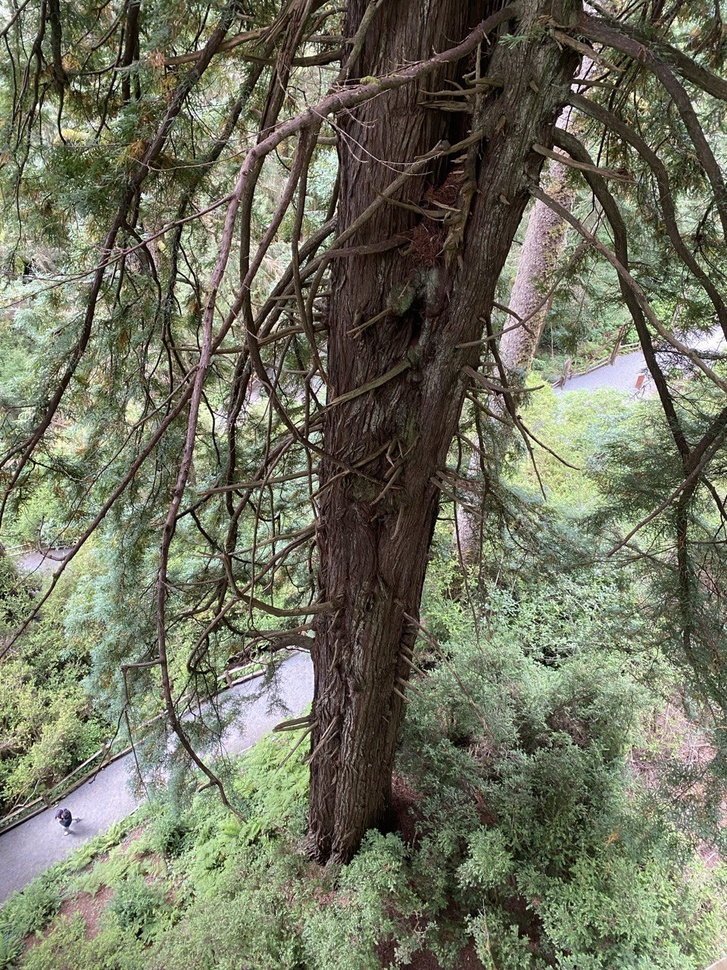
#> input picture data/greenery/image_1.jpg, 727 x 970 px, shrunk from 960 x 1280 before the run, found by its file name
$ jupyter execute --allow-errors trunk_enhance.ipynb
#> lines starting #> are read from the running program, lines starting #| are printed output that depends on the picture
**Trunk enhancement**

We are going to enhance the trunks in the images. We are having two images.<br>
Let's see the two images first.

[cell 1]
#importing libraries
import cv2
import matplotlib.pyplot as plt
import numpy as np

[cell 2]
image_1 = plt.imread(r"E:\Learning_skills\Computer_vision\data\greenery\image_1.jpg")
#> image_1 is the input picture: shape (970, 727, 3); mean R, G, B 111, 113, 93.9
image_2 = plt.imread(r"E:\Learning_skills\Computer_vision\data\greenery\image_2.jpg")
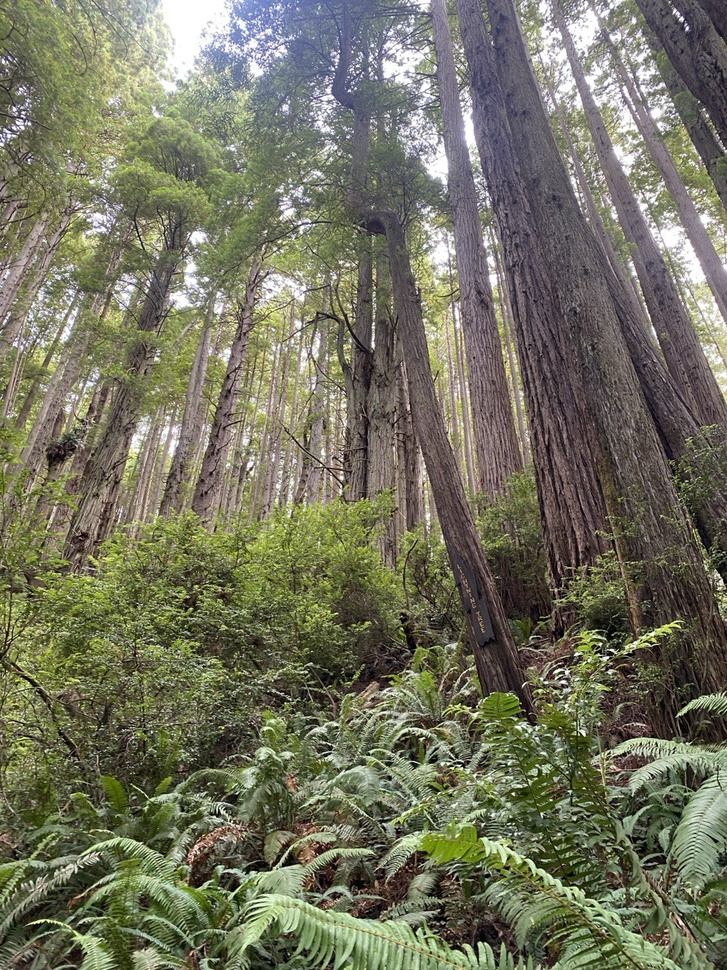
#> input picture data/greenery/image_2.jpg, 727 x 970 px, shrunk from 960 x 1280 before the run, found by its file name
#> image_2 is the input picture: shape (970, 727, 3); mean R, G, B 114.8, 115, 95.2

#Plotting the images
plt.subplot(1, 2, 1)
plt.imshow(image_1)
plt.title('Image 1')
plt.axis('off')

plt.subplot(1, 2, 2)
plt.imshow(image_2)
plt.title('Image 2')
plt.axis('off')

plt.show()
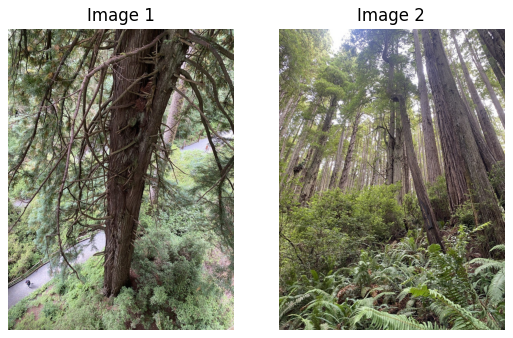
#> figure drawn by matplotlib, 2 panels

First, we are going to find the range of the trunk from the image.

[cell 3]
bgr_values = []
hsv_values = []

[cell 4]
#function for getting the pixel values from the mouse left double click
def mouse_value(event, x, y, flags, image):
    if event == cv2.EVENT_LBUTTONDBLCLK:
        global bgr_values, hsv_values

        bgr_values.append(image[0][y, x])
        hsv_values.append(image[1][y, x])

[cell 5]
image_1_bgr = cv2.imread(r'E:\Learning_skills\Computer_vision\data\greenery\image_1.jpg', 1)
image_1_hsv = cv2.cvtColor(image_1_bgr, cv2.COLOR_BGR2HSV)
#> image_1_hsv: shape (970, 727, 3); mean H, S, V 37, 68.8, 117.8
cv2.imshow('Image 1',image_1_bgr)
#cv2.setMouseCallback("Original",mouse_display)

cv2.setMouseCallback('Image 1', mouse_value, [image_1_bgr, image_1_hsv])
cv2.waitKey(0)
cv2.destroyAllWindows()

[cell 6]
#For image_1, we are going to find the range of bgr and hsv values
def range(bgr_values, hsv_values):
    bgr_array = np.array(bgr_values)
    hsv_array = np.array(hsv_values)

    #min and max values
    bgr_min = np.min(bgr_array, axis=0)
    bgr_max = np.max(bgr_array, axis = 0)

    hsv_min = np.min(hsv_array, axis=0)
    hsv_max = np.max(hsv_array, axis=0)

    print(f"BGR min value: {bgr_min} ")
    print(f"BGR max value: {bgr_max} ")

    print(f"HSV min value: {hsv_min} ")
    print(f"HSV max value: {hsv_max} ")

#> (a cell that did not finish here is left out)

[cell 8]
#for image 2, finding the range
bgr_values = []
hsv_values = []

image_2_bgr = cv2.imread(r'E:\Learning_skills\Computer_vision\data\greenery\image_2.jpg', 1)
image_2_hsv = cv2.cvtColor(image_2_bgr, cv2.COLOR_BGR2HSV)
#> image_2_hsv: shape (970, 727, 3); mean H, S, V 50.3, 67.2, 120.1
cv2.imshow('Image 2',image_2_bgr)
#cv2.setMouseCallback("Original",mouse_display)

cv2.setMouseCallback('Image 2', mouse_value, [image_2_bgr, image_2_hsv])
cv2.waitKey(0)
cv2.destroyAllWindows()
